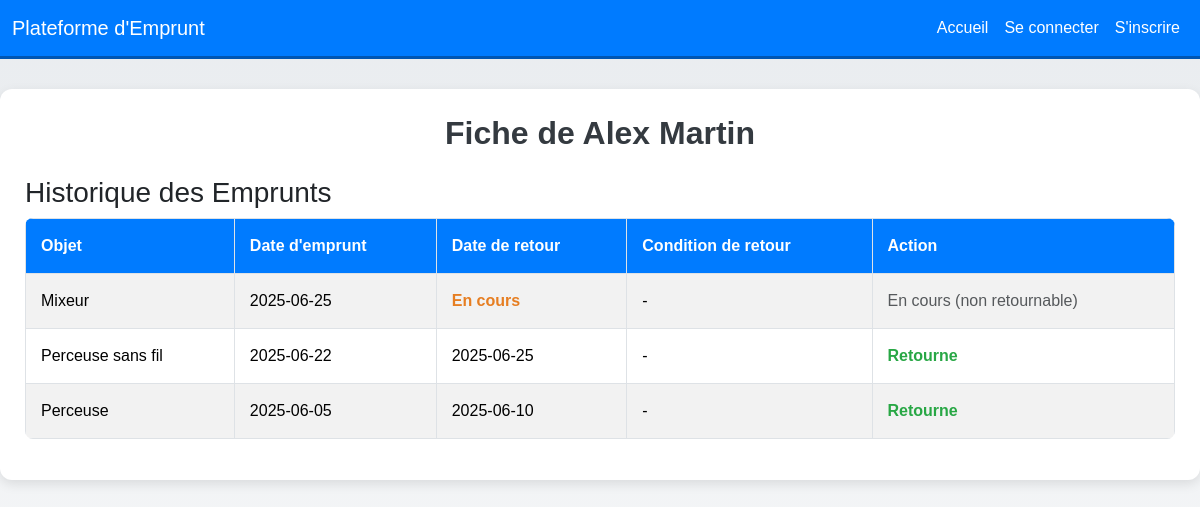
/pages/fiche_membre.php?id_membre=3, run on the app's committed database.
### tables this page shows
CREATE TABLE final_project_membre (
    id_membre INT PRIMARY KEY AUTO_INCREMENT,
    nom VARCHAR(100) NOT NULL,
    date_naissance DATE,
    genre ENUM('M', 'F', 'Autre') NOT NULL,
    email VARCHAR(100) UNIQUE NOT NULL,
    ville VARCHAR(100),
    mdp VARCHAR(255) NOT NULL,
    image_profil VARCHAR(255)
);

CREATE TABLE final_project_emprunt (
    id_emprunt INT PRIMARY KEY AUTO_INCREMENT,
    id_objet INT,
    id_membre INT,
    date_emprunt DATE NOT NULL,
    date_retour DATE,
    FOREIGN KEY (id_objet) REFERENCES final_project_objet(id_objet),
    FOREIGN KEY (id_membre) REFERENCES final_project_membre(id_membre)
);

CREATE TABLE final_project_objet (
    id_objet INT PRIMARY KEY AUTO_INCREMENT,
    nom_objet VARCHAR(100) NOT NULL,
    id_categorie INT,
    id_membre INT,
    FOREIGN KEY (id_categorie) REFERENCES final_project_categorie_objet(id_categorie),
    FOREIGN KEY (id_membre) REFERENCES final_project_membre(id_membre)
);

### pages/fiche_membre.php (the view, shortened to what this page needs)
<?php
$conn = dbconnect();
$id_membre = mysqli_real_escape_string($conn, $_GET['id_membre']);
$sql_membre = "SELECT nom FROM final_project_membre WHERE id_membre = '$id_membre'";
$result_membre = mysqli_query($conn, $sql_membre);
$membre = mysqli_fetch_assoc($result_membre);
$nom_membre = $membre['nom'];
$sql_emprunts = "SELECT e.id_emprunt, o.nom_objet, e.date_emprunt, e.date_retour, e.condition_retour, e.id_membre
                 FROM final_project_emprunt e
                 JOIN final_project_objet o ON e.id_objet = o.id_objet
                 WHERE e.id_membre = '$id_membre'
                 ORDER BY e.date_emprunt DESC";
$result_emprunts = mysqli_query($conn, $sql_emprunts);
$emprunts = [];
if ($result_emprunts && mysqli_num_rows($result_emprunts) > 0) {
    while ($row = mysqli_fetch_assoc($result_emprunts)) {
        $emprunts[] = $row;
    }
}
$logged_in_membre = null;
$is_owner = $logged_in_membre && $logged_in_membre['id_membre'] == $id_membre;
?>
<!DOCTYPE html>
<html lang="fr">
<head>
    <link href="../../bootstrap/css/bootstrap.min.css" rel="stylesheet">
</head>
<body>
    <nav class="navbar navbar-expand-lg">
        <div class="container-fluid">
            <a class="navbar-brand" href="accueil.php">Plateforme d'Emprunt</a>
            <div class="collapse navbar-collapse" id="navbarNav">
                <ul class="navbar-nav ms-auto">
                    <li class="nav-item">
                        <a class="nav-link" href="accueil.php">Accueil</a>
                    </li>
                    <?php if (isset($_SESSION['email'])): ?>
                        <li class="nav-item">
                            <a class="nav-link" href="fiche_membre.php?id_membre=<?php echo htmlspecialchars($logged_in_membre['id_membre']); ?>">Ma Fiche</a>
                        </li>
                        <li class="nav-item">
                            <a class="nav-link" href="total_objet.php">Statistiques de objets</a>
                        </li>
                        <li class="nav-item">
                            <a class="nav-link" href="../traitement/traitement_logout.php">Se deconnecter</a>
                        </li>
                    <?php else: ?>
                        <li class="nav-item">
                            <a class="nav-link" href="login.php">Se connecter</a>
                        </li>
                        <li class="nav-item">
                            <a class="nav-link" href="inscription.php">S'inscrire</a>
                        </li>
                    <?php endif; ?>
                </ul>
            </div>
        </div>
    </nav>
    <div class="container">
        <h2 class="text-center">Fiche de <?php echo htmlspecialchars($nom_membre); ?></h2>
        <h3 class="mt-4">Historique des Emprunts</h3>
        <div class="table-responsive">
            <table class="table table-striped table-bordered table-hover">
                <thead>
                    <tr>
                        <th>Objet</th>
                        <th>Date d'emprunt</th>
                        <th>Date de retour</th>
                        <th>Condition de retour</th>
                        <th>Action</th>
                    </tr>
                </thead>
                <tbody>
                    <?php if (empty($emprunts)): ?>
                        <tr><td colspan="5" class="text-center">Aucun emprunt trouve.</td></tr>
                    <?php else: ?>
                        <?php foreach ($emprunts as $emprunt): ?>
                            <tr>
                                <td><?php echo htmlspecialchars($emprunt['nom_objet']); ?></td>
                                <td><?php echo htmlspecialchars($emprunt['date_emprunt']); ?></td>
                                <td>
                                    <?php echo $emprunt['date_retour'] ? htmlspecialchars($emprunt['date_retour']) : '<span class="status-en-cours">En cours</span>'; ?>
                                </td>
                                <td>
                                    <?php echo $emprunt['condition_retour'] ? htmlspecialchars($emprunt['condition_retour']) : '-'; ?>
                                </td>
                                <td>
                                    <?php if (!$emprunt['date_retour'] && $is_owner): ?>
                                        <form action="../traitement/traitement_emprunt.php" method="POST" class="d-inline">
                                            <input type="hidden" name="action" value="retourner">
                                            <input type="hidden" name="id_emprunt" value="<?php echo htmlspecialchars($emprunt['id_emprunt']); ?>">
                                            <select name="condition" class="form-select form-select-sm d-inline-block w-auto" required>
                                                <option value="">Choisir...</option>
                                                <option value="ok">Ok</option>
                                                <option value="abime">Abime</option>
                                            </select>
                                            <button type="submit" class="btn btn-success btn-sm">Retourner</button>
                                        </form>
                                    <?php elseif (!$emprunt['date_retour']): ?>
                                        <span class="text-muted">En cours (non retournable)</span>
                                    <?php else: ?>
                                        <span class="status-retourne">Retourne</span>
                                    <?php endif; ?>
                                </td>
                            </tr>
                        <?php endforeach; ?>
                    <?php endif; ?>
                </tbody>
            </table>
        </div>
    </div>
</body>
</html>

### pages/fiche_membre.php (style rules this page uses)
body { background: linear-gradient(to bottom, #e9ecef, #f8f9fa); min-height: 100vh; font-family: 'Arial', sans-serif; }
.container { max-width: 1200px; margin-top: 30px; background: #ffffff; border-radius: 12px; box-shadow: 0 4px 12px rgba(0, 0, 0, 0.1); padding: 25px; }
.navbar { background: #007bff; border-bottom: 3px solid #0056b3; }
.navbar-brand, .nav-link { color: #ffffff !important; font-weight: 500; }
h2 { color: #343a40; font-weight: 700; margin-bottom: 20px; }
.table { border-radius: 8px; overflow: hidden; }
.table th { background-color: #007bff; color: #ffffff; font-weight: 600; }
.table td, .table th { vertical-align: middle; padding: 15px; }
.status-en-cours { color: #e67e22; font-weight: bold; }
.status-retourne { color: #28a745; font-weight: bold; }

### data on the page
final_project_membre: nom "Alex Martin"
final_project_emprunt: id_objet.nom_objet "Mixeur", date_emprunt "2025-06-25", shows "En cours", shows "En cours (non retournable)"
final_project_emprunt: id_objet.nom_objet "Perceuse sans fil", date_emprunt "2025-06-22", date_retour "2025-06-25", shows "Retourne"
final_project_emprunt: id_objet.nom_objet "Perceuse", date_emprunt "2025-06-05", date_retour "2025-06-10", shows "Retourne"
